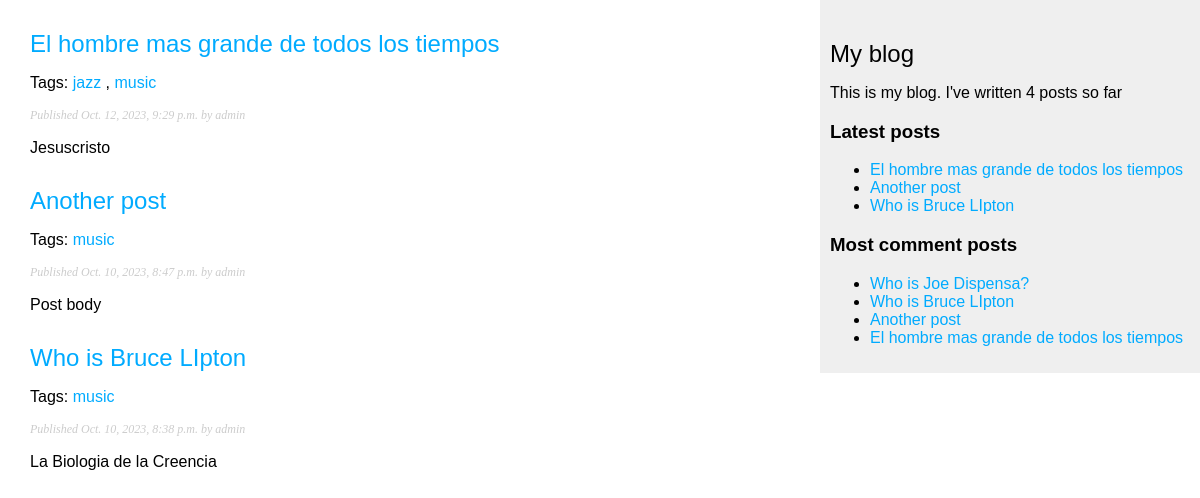
The page /blog/ on the database as committed earlier.
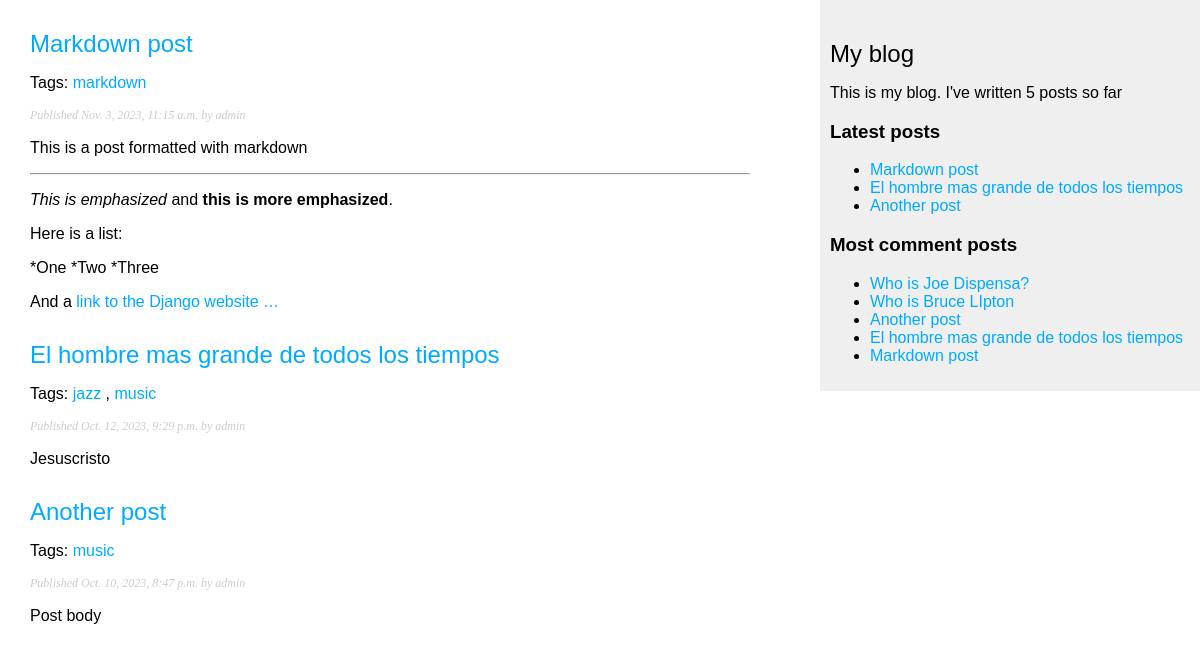
The same page on the database as committed later.
### blog/models.py (models this page shows, shortened)
class Post(models.Model):
    class Status(models.TextChoices):
        DRAFT = 'DF', 'Draft'
        PUBLISHED = 'PB', 'Published'
    title = models.CharField(max_length=250)
    slug = models.SlugField(max_length=250, unique_for_date='publish')
    author = models.ForeignKey(User,
                               on_delete=models.CASCADE,
                               related_name='blog_posts')
    body = models.TextField()
    publish = models.DateTimeField(default=timezone.now)
    created = models.DateTimeField(auto_now_add=True)
    updated = models.DateTimeField(auto_now=True)
    status = models.CharField(max_length=2,
                              choices=Status.choices,
                              default=Status.DRAFT)
    objects = models.Manager()
    published = PublishedManager()
    tags = TaggableManager()
    class Meta:
        ordering = ['-publish']
        indexes = [
            models.Index(fields=['-publish'])
        ]
    def get_absolute_url(self):
        return reverse('blog:post_detail', args=[self.publish.year,
                                                 self.publish.month,
                                                 self.publish.day,
                                                 self.slug])

### blog/views.py (the view)
# urls.py: path('', views.post_list, name='post_list'),
def post_list(request, tag_slug=None):
    post_list = Post.published.all()
    tag = None
    if tag_slug:
        tag = get_object_or_404(Tag, slug=tag_slug)
        post_list = post_list.filter(tag__in=[tag])
    paginator = Paginator(post_list, 3)
    page_number = request.GET.get('page', 1)
    try:
        posts = paginator.page(page_number)
    except PageNotAnInteger:
        posts = paginator.page(paginator.num_pages)
    except EmptyPage:
        posts = paginator.page(paginator.num_pages)
    return render(request, 'blog/post/list.html', {'posts': posts, 'tag': tag})

### blog/models.py (called while the page is built)
    def get_queryset(self):
        return super().get_queryset()\
            .filter(status=Post.Status.PUBLISHED)

### blog/templatetags/blog_tags.py (called while the page is built)
@register.simple_tag()
def total_posts():
    return Post.published.count()

@register.inclusion_tag('blog/post/latest_posts.html')
def show_latest_posts(count=5):
    latest_posts = Post.published.order_by('-publish')[:count]
    return {'latest_posts': latest_posts}

@register.simple_tag()
def get_most_comment_posts(count=5):
    return Post.published.annotate(
        total_comments=Count('comments')
    ).order_by('-total_comments')[:5]

@register.filter(name='markdown')
def markdown_format(text):
    return mark_safe(markdown.markdown(text))

### blog/templates/blog/post/list.html (shortened to what this page needs)
{% extends "blog/base.html" %}
{% load blog_tags %}
{% block content %}
    {% for post in posts %}
        <h2>
            <a href="{{ post.get_absolute_url }}">
                {{ post.title }}
            </a>
        </h2>
        <p class="tags"> Tags:
            {% for tag in post.tags.all %}
                <a href="{% url 'blog:post_list_by_tag' tag.slug %}">
                    {{ tag.name }}
                </a>
                {% if not forloop.last %}, {% endif %}
            {% endfor %}
        </p>
        <p class="date">
            Published {{ post.publish }} by {{ post.author }}
        </p>
        {{ post.body|markdown|truncatewords_html:30 }}
    {% endfor %}
{% endblock %}

### blog/templates/blog/base.html (shortened to what this page needs)
{% load blog_tags %}
{% load static %}
<!DOCTYPE html>
<html>
  <head>
    <link href="{% static 'css/blog.css' %}" rel="stylesheet" />
  </head>
  <body>
    <div id="content">{% block content %} {% endblock %}</div>
    <div id="sidebar">
      <h2>My blog</h2>
      <p>
        This is my blog.
        I've written {% total_posts %} posts so far
      </p>
      <h3>Latest posts</h3>
      {% show_latest_posts 3 %}
      <h3>Most comment posts</h3>
      {% get_most_comment_posts as most_commented_posts %}
      <ul>
        {% for post in  most_commented_posts %}
          <li>
            <a href="{{ post.get_absolute_url }}">{{ post.title }}</a>
          </li>
        {% endfor %}
      </ul>
    </div>
  </body>
</html>

### blog/templates/blog/post/latest_posts.html
<ul>
    {% for post in latest_posts %}
        <li>
            <a href="{{ post.absolute_url }}">{{ post.title }}</a>
        </li>
    {% endfor %}
</ul>

Rows that differ between the two databases and show on the page:
no longer on one of the page's lists (row unchanged): Post: title "Who is Bruce LIpton", publish "Oct. 10, 2023, 8:38 p.m.", author "admin", body "La Biologia de la Creencia"
added Post: title "Markdown post", publish "Nov. 3, 2023, 11:15 a.m.", author "admin", body "This is a post formatted with markdown This is emphasized and this is more emphasized . Here is a list: *One *Two *Three And a link to the Django website …"
added Tag: name "markdown", shown under "Markdown post"
computed for Post "Who is Bruce LIpton": loses Tag (name "music")
Other text that changed with them:
text no longer shown: "4"
text now shown: "5"
